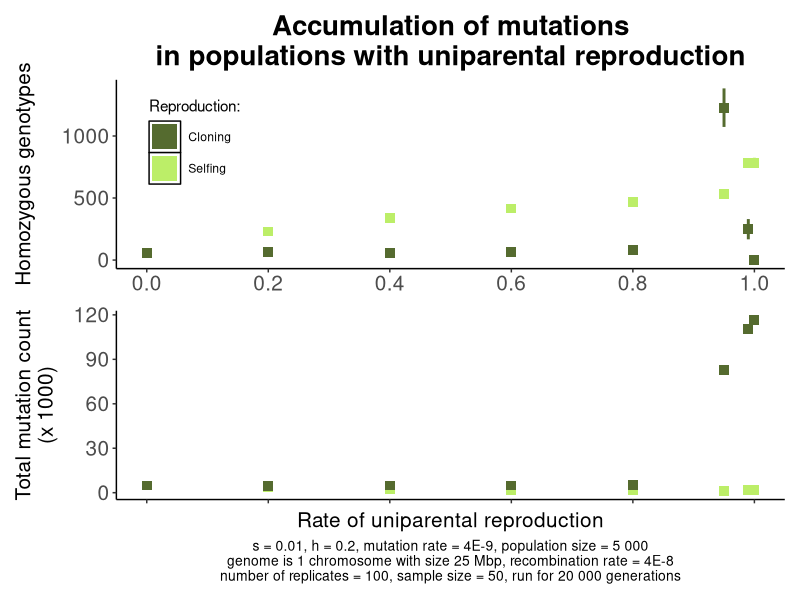
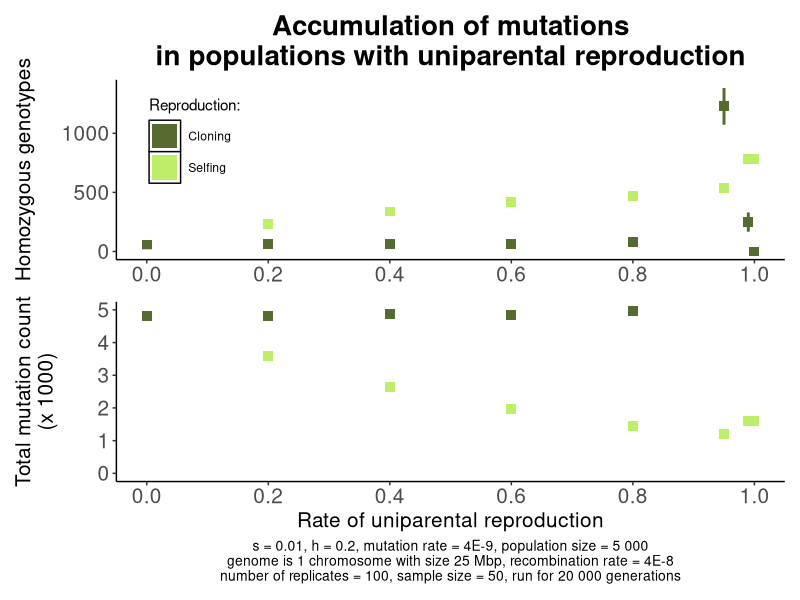
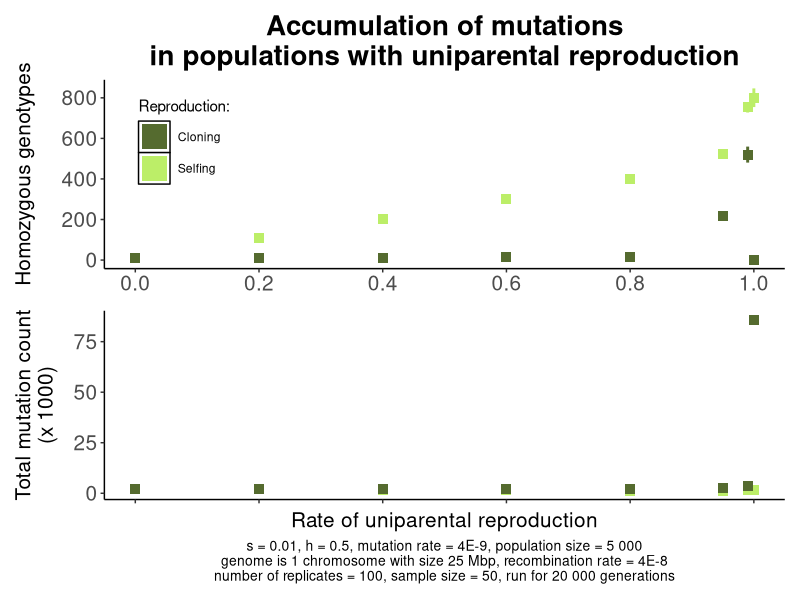
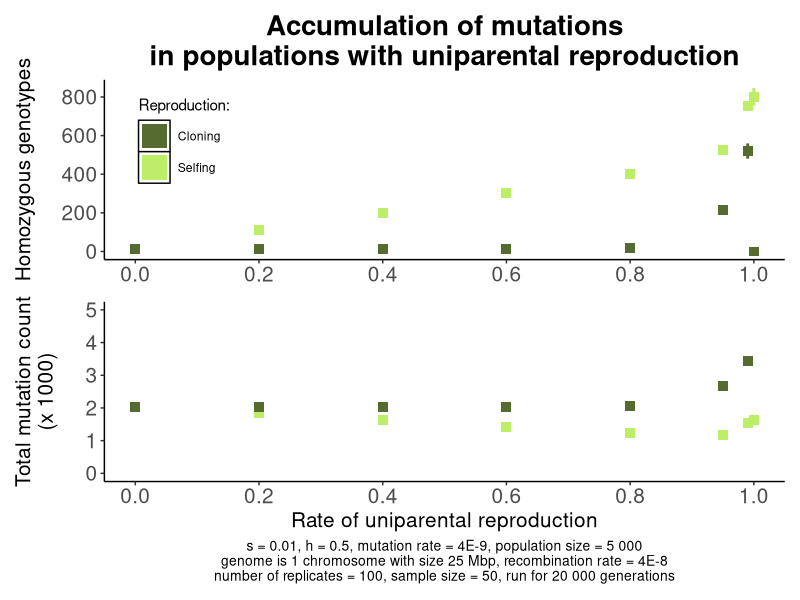

The R source for these figures, in order:
library(ggplot2)
library(patchwork)
library(dplyr)

replicate_number=100
colours <- c("Selfing"="darkolivegreen2","Cloning"="darkolivegreen")

Selfing_recessive_load_all <- read.csv("Data_selfing_recessive_load.csv")
Selfing_additive_load_all <- read.csv("Data_selfing_additive_load.csv")
Selfing_fixed_mutations_all <- read.csv("Data_selfing_fixed_mutations.csv")

Cloning_recessive_load_all <- read.csv("Data_cloning_recessive_load.csv")
Cloning_additive_load_all <- read.csv("Data_cloning_additive_load.csv")
Cloning_fixed_mutations_all <- read.csv("Data_cloning_fixed_mutations.csv")

for (h_coefficient in c(0.2, 0.5)) {

filename_rec_selfing <- Selfing_recessive_load_all %>% filter(Dominance_coefficient == h_coefficient)
filename_add_selfing <- Selfing_additive_load_all %>% filter(Dominance_coefficient == h_coefficient)
filename_fix_selfing <- Selfing_fixed_mutations_all %>% filter(Dominance_coefficient == h_coefficient)

Selfing_rec_max <- filename_rec_selfing$Expected_recessive_load+1.96*filename_rec_selfing$SD_recessive_load/sqrt(replicate_number)
Selfing_rec_min <- filename_rec_selfing$Expected_recessive_load-1.96*filename_rec_selfing$SD_recessive_load/sqrt(replicate_number)

Selfing_add_max <- filename_add_selfing$Expected_additive_load+1.96*filename_add_selfing$SD_additive_load/sqrt(replicate_number)
Selfing_add_min <- filename_add_selfing$Expected_additive_load-1.96*filename_add_selfing$SD_additive_load/sqrt(replicate_number)


filename_rec_cloning <- Cloning_recessive_load_all %>% filter(Dominance_coefficient == h_coefficient)
filename_add_cloning <- Cloning_additive_load_all %>% filter(Dominance_coefficient == h_coefficient)
filename_fix_cloning <- Cloning_fixed_mutations_all %>% filter(Dominance_coefficient == h_coefficient)


Cloning_rec_max <- filename_rec_cloning$Expected_recessive_load+1.96*filename_rec_cloning$SD_recessive_load/sqrt(replicate_number)
Cloning_rec_min <- filename_rec_cloning$Expected_recessive_load-1.96*filename_rec_cloning$SD_recessive_load/sqrt(replicate_number)

Cloning_add_max <- filename_add_cloning$Expected_additive_load+1.96*filename_add_cloning$SD_additive_load/sqrt(replicate_number)
Cloning_add_min <- filename_add_cloning$Expected_additive_load-1.96*filename_add_cloning$SD_additive_load/sqrt(replicate_number)


Plot_recessive <- ggplot()+
	geom_point(data = filename_rec_selfing, aes(x = Uniparenting_rate, y = Expected_recessive_load), color = "darkolivegreen2", size=3, shape=15)+
	geom_linerange(data = filename_rec_selfing, 
			aes(x=Uniparenting_rate, 
			    ymax=Selfing_rec_max, 
			    ymin=Selfing_rec_min), color="darkolivegreen2", size=1)+
 
 	geom_point(data=filename_rec_cloning, aes(x=Uniparenting_rate, y=Expected_recessive_load), color="darkolivegreen", size=3, shape=15)+
	geom_linerange(data=filename_rec_cloning, 
			aes(x=Uniparenting_rate, 
			    ymax=Cloning_rec_max, 
			    ymin=Cloning_rec_min), color="darkolivegreen", size=1)+
	
	labs(y="Homozygous genotypes",
	     x="Rate of uniparental reproduction",
	     title="Accumulation of mutations\nin populations with uniparental reproduction")+
	 theme(panel.grid.major=element_blank(),
    	      panel.grid.minor=element_blank(),
    	      panel.background=element_blank(),
    	      axis.line = element_line(color="black"),
    	      
    	      plot.title=element_text(size=20, hjust=0.5, face="bold"),
	      plot.subtitle=element_text(size=15, hjust=1, face="bold"),
	      axis.title.y=element_text(size=15),
	      axis.title.x=element_blank(),
	      
	      axis.text.x=element_text(size=15),
	      axis.text.y=element_text(size=15),
	      
	      legend.position="none")+
	scale_colour_manual(values = colours)+
	scale_x_continuous(breaks=seq(0, 1, 0.2))
		   
Plot_additive <- ggplot()+
	geom_point(data=filename_add_selfing, aes(x=Uniparenting_rate, y=Expected_additive_load/1000, colour="Selfing"), size=3, shape=15)+
	geom_linerange(data=filename_add_selfing, 
			aes(x=Uniparenting_rate, 
			    ymax=Selfing_add_max/1000, 
			    ymin=Selfing_add_min/1000), color="darkolivegreen2", size=1, 
			key_glyph = draw_key_rect)+
	
	geom_point(data=filename_add_cloning, aes(x=Uniparenting_rate, y=Expected_additive_load/1000, colour="Cloning"), size=3, shape=15)+
	geom_linerange(data=filename_add_cloning, 
			aes(x=Uniparenting_rate, 
			    ymax=Cloning_add_max/1000, 
			    ymin=Cloning_add_min/1000), color="darkolivegreen", size=1, 
			key_glyph = draw_key_rect)+
	
	labs(x="Rate of uniparental reproduction",
	     y="Total mutation count\n(x 1000)",
	     caption=paste("s = 0.01, h = ", h_coefficient, ", mutation rate = 4E-9, population size = 5 000\ngenome is 1 chromosome with size 25 Mbp, recombination rate = 4E-8\nnumber of replicates = ", replicate_number,", sample size = 50, run for 20 000 generations", sep=""),
	     colour="Reproduction: ")+
	theme(panel.grid.major=element_blank(),
    	      panel.grid.minor=element_blank(),
    	      panel.background=element_blank(),
    	      axis.line = element_line(color="black"),
    	      
	      plot.caption=element_text(size=10, hjust=0.5),
	      plot.subtitle=element_text(size=15, hjust=1, face="bold"), 
	      axis.title.y=element_text(size=15),
	      axis.title.x=element_text(size=15),
	      
	      axis.text.x=element_text(size=0),
	      axis.text.y=element_text(size=15),
	      
	      legend.position=c(0.12, 1.9),
	      legend.key = element_rect(fill = "white"))+

	guides(colour = guide_legend(override.aes = list(size = 8)))+
		
	scale_colour_manual(values = colours)+
	scale_x_continuous(breaks=seq(0, 1, 0.2))

Plot_additive_2 <- ggplot()+
	geom_point(data=filename_add_selfing, aes(x=Uniparenting_rate, y=Expected_additive_load/1000, colour="Selfing"), size=3, shape=15)+
	geom_linerange(data=filename_add_selfing, 
			aes(x=Uniparenting_rate, 
			    ymax=Selfing_add_max/1000, 
			    ymin=Selfing_add_min/1000), color="darkolivegreen2", size=1, 
			key_glyph = draw_key_rect)+
	
	geom_point(data=filename_add_cloning, aes(x=Uniparenting_rate, y=Expected_additive_load/1000, colour="Cloning"), size=3, shape=15)+
	geom_linerange(data=filename_add_cloning, 
			aes(x=Uniparenting_rate, 
			    ymax=Cloning_add_max/1000, 
			    ymin=Cloning_add_min/1000), color="darkolivegreen", size=1, 
			key_glyph = draw_key_rect)+
	
	labs(x="Rate of uniparental reproduction",
	     y="Total mutation count\n(x 1000)",
	     caption=paste("s = 0.01, h = ", h_coefficient, ", mutation rate = 4E-9, population size = 5 000\ngenome is 1 chromosome with size 25 Mbp, recombination rate = 4E-8\nnumber of replicates = ", replicate_number,", sample size = 50, run for 20 000 generations", sep=""),
	     colour="Reproduction: ")+
	theme(panel.grid.major=element_blank(),
    	      panel.grid.minor=element_blank(),
    	      panel.background=element_blank(),
    	      axis.line = element_line(color="black"),
    	      
	      plot.caption=element_text(size=10, hjust=0.5),
	      plot.subtitle=element_text(size=15, hjust=1, face="bold"), 
	      axis.title.y=element_text(size=15),
	      axis.title.x=element_text(size=15),
	      
	      axis.text.x=element_text(size=15),
	      axis.text.y=element_text(size=15),
	      
	      legend.position=c(0.12, 1.9),
	      legend.key = element_rect(fill = "white"))+

	guides(colour = guide_legend(override.aes = list(size = 8)))+
		
	scale_colour_manual(values = colours)+
	scale_x_continuous(breaks=seq(0, 1, 0.2))+
	scale_y_continuous(limits=c(0, 5))

Plot <- Plot_recessive/Plot_additive
Plot_2 <- Plot_recessive/Plot_additive_2

plot_name <- paste("Figure_Mutation_accumulation_selfing_vs_cloning_", h_coefficient, ".png",sep="")
ggsave(filename=plot_name,
	plot=Plot,
	dpi=600)

plot_name_2 <- paste("Figure_Mutation_accumulation_selfing_vs_cloning_", h_coefficient, "v2.png",sep="")
ggsave(filename=plot_name_2,
	plot=Plot_2,
	dpi=600)
}
